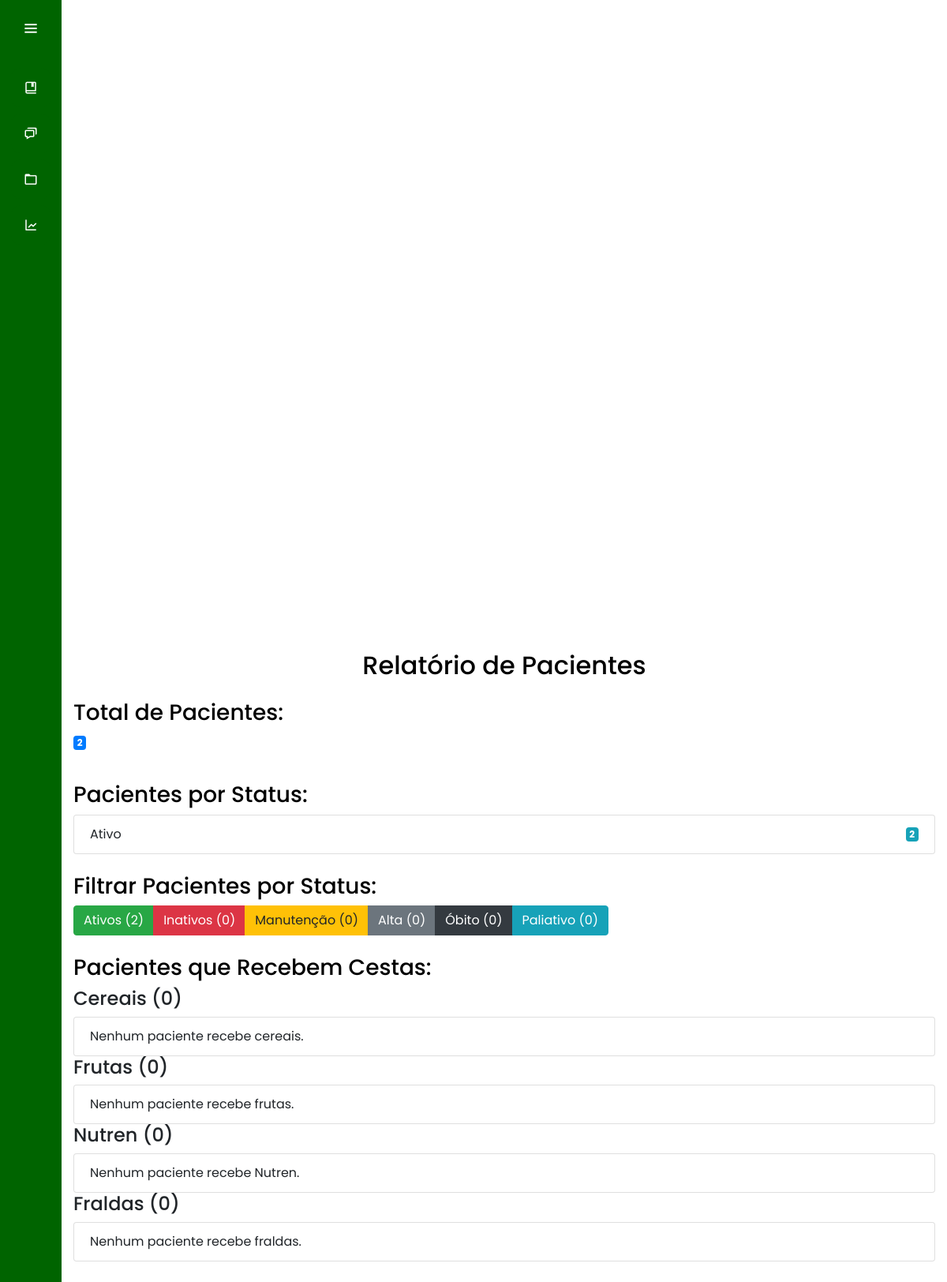
Page /pacientes/relatorios/ on the earlier database version.
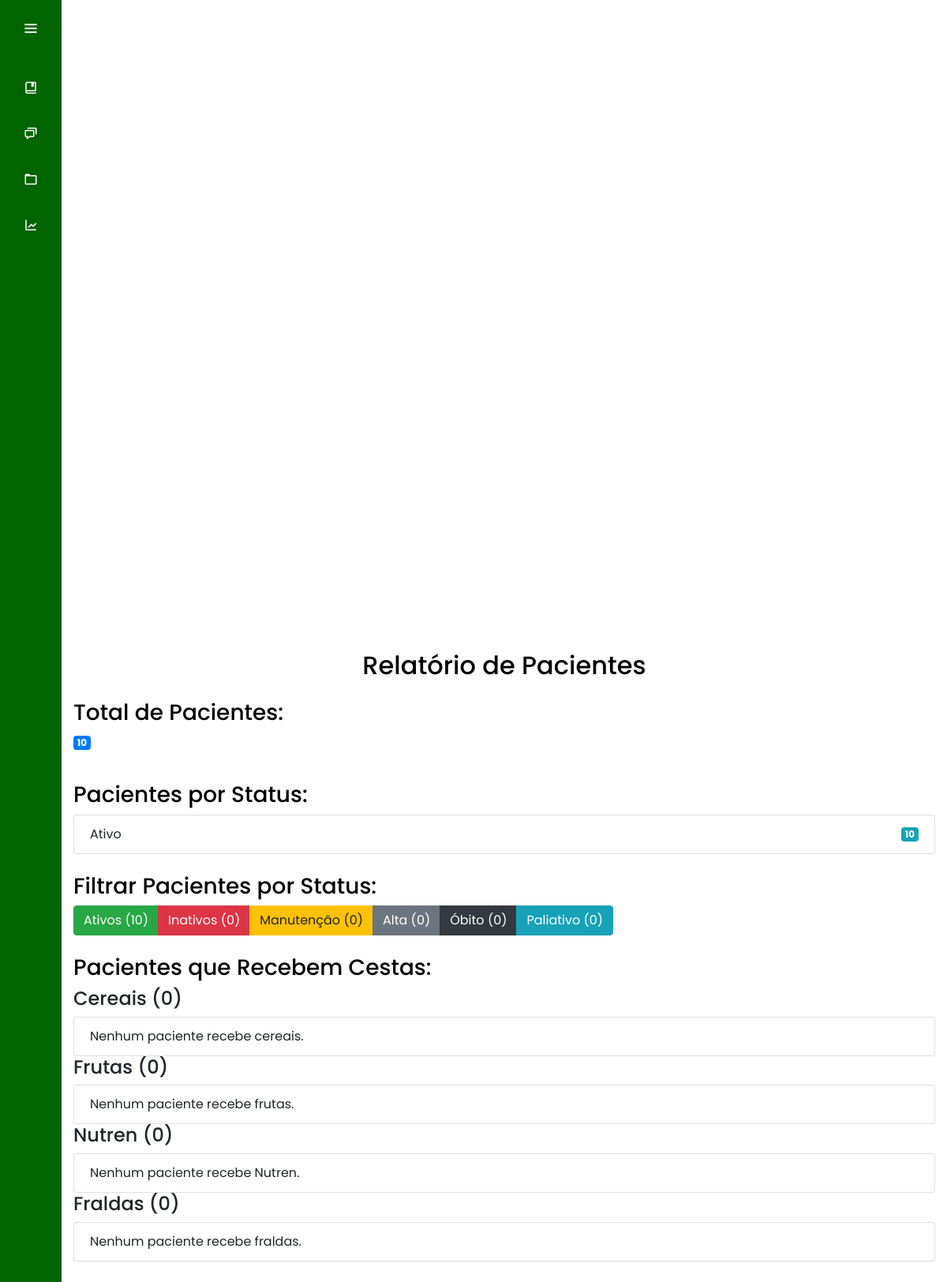
Same page on the later database version.
### pacientes/models.py (models this page shows, shortened)
class Paciente(models.Model):
    nome = models.CharField(max_length=50)
    sobrenome = models.CharField(max_length=50)
    cpf = models.CharField(max_length=12)
    endereco = models.CharField(max_length=100)  # Campo para endereço
    bairro = models.CharField(max_length=50)  # Campo para bairro
    telefone = models.CharField(max_length=15)  # Para aceitar formatos como (XX) XXXXX-XXXX
    data_nasc = models.DateField()  # Campo para data de nascimento
    sexo = models.CharField(max_length=1, choices=[('M', 'Masculino'), ('F', 'Feminino')])  # Escolha de gênero
    data_entrada = models.DateField()  # Campo para data de entrada
    status = models.CharField(
        max_length=20,
        choices=[
            ('Ativo', 'Ativo'),
            ('Inativo', 'Inativo'),
            ('Manutencao', 'Manutenção'),
            ('Alta', 'Alta'),
            ('Obito', 'Óbito'),
            ('Paleativo', 'Paleativo')
        ]
    )  # Status do paciente
    tipo_cancer = models.CharField(max_length=100, blank=True, null=True)  # Tipo de câncer
    observacao = models.TextField(blank=True, null=True)  # Observações adicionais

### pacientes/views.py (the view)
# urls.py: path('relatorios/', views.relatorios, name='relatorios'),  # Relatórios
def relatorios(request):
    status_counts = (
        Paciente.objects.values('status')
        .annotate(total=Count('id'))
        .order_by('-total')
    )
    pacientes_ativos = Paciente.objects.filter(status="Ativo")
    pacientes_inativos = Paciente.objects.filter(status="Inativo")
    pacientes_manutencao = Paciente.objects.filter(status="Manutencao")
    pacientes_alta = Paciente.objects.filter(status="Alta")
    pacientes_obito = Paciente.objects.filter(status="Obito")
    pacientes_paleativo = Paciente.objects.filter(status="Paleativo")
    pacientes_cereais = Paciente.objects.filter(cereais__cereais=True).distinct()
    pacientes_frutas = Paciente.objects.filter(cereais__frutas=True).distinct()
    pacientes_nutren = Paciente.objects.filter(cereais__nutren=True).distinct()
    pacientes_fraldas = Paciente.objects.filter(cereais__fraldas=True).distinct()
    total_pacientes = Paciente.objects.count()
    context = {
        'status_counts': status_counts,
        'pacientes_ativos': pacientes_ativos,
        'pacientes_inativos': pacientes_inativos,
        'pacientes_cereais': pacientes_cereais,
        'pacientes_frutas': pacientes_frutas,
        'pacientes_nutren': pacientes_nutren,
        'pacientes_fraldas': pacientes_fraldas,
        'total_pacientes': total_pacientes,
        'pacientes_manutencao': pacientes_manutencao,
        'pacientes_alta': pacientes_alta,
        'pacientes_obito': pacientes_obito,
        'pacientes_paleativo': pacientes_paleativo,
    }
    return render(request, 'relatorios.html', context)

### templates/relatorios.html (shortened to what this page needs)
{% extends "base.html" %}
{% load static %}
{% block content %}
<div class="container mt-4">
    <h2 class="text-center mb-4">Relatório de Pacientes</h2>
    <div class="total-pacientes">
        <h3>Total de Pacientes:</h3>
        <p class="badge badge-primary">{{ total_pacientes }}</p>
    </div>
    <div class="status-pacientes mt-4">
        <h3>Pacientes por Status:</h3>
        <ul class="list-group">
            {% for status in status_counts %}
            <li class="list-group-item d-flex justify-content-between align-items-center">
                {{ status.status }}
                <span class="badge badge-info">{{ status.total }}</span>
            </li>
            {% endfor %}
        </ul>
    </div>
    <div class="filter-pacientes mt-4">
        <h3>Filtrar Pacientes por Status:</h3>
        <div class="btn-group" role="group" aria-label="Filtrar Status">
            <button class="btn btn-success" onclick="toggleLista('ativos-lista')">
                Ativos ({{ pacientes_ativos|length }})
            </button>
            <button class="btn btn-danger" onclick="toggleLista('inativos-lista')">
                Inativos ({{ pacientes_inativos|length }})
            </button>
            <button class="btn btn-warning" onclick="toggleLista('manutencao-lista')">
                Manutenção ({{ pacientes_manutencao|length }})
            </button>
            <button class="btn btn-secondary" onclick="toggleLista('alta-lista')">
                Alta ({{ pacientes_alta|length }})
            </button>
            <button class="btn btn-dark" onclick="toggleLista('obito-lista')">
                Óbito ({{ pacientes_obito|length }})
            </button>
            <button class="btn btn-info" onclick="toggleLista('paleativo-lista')">
                Paliativo ({{ pacientes_paleativo|length }})
            </button>
        </div>
    </div>
    <div class="pacientes-cestas mt-4">
        <h3>Pacientes que Recebem Cestas:</h3>
        <div>
            <h4>Cereais ({{ pacientes_cereais|length }})</h4>
            <ul class="list-group">
                {% for paciente in pacientes_cereais %}
                <li class="list-group-item">{{ paciente.nome }} {{ paciente.sobrenome }}</li>
                {% empty %}
                <li class="list-group-item">Nenhum paciente recebe cereais.</li>
                {% endfor %}
            </ul>
        </div>
        <div>
            <h4>Frutas ({{ pacientes_frutas|length }})</h4>
            <ul class="list-group">
                {% for paciente in pacientes_frutas %}
                <li class="list-group-item">{{ paciente.nome }} {{ paciente.sobrenome }}</li>
                {% empty %}
                <li class="list-group-item">Nenhum paciente recebe frutas.</li>
                {% endfor %}
            </ul>
        </div>
        <div>
            <h4>Nutren ({{ pacientes_nutren|length }})</h4>
            <ul class="list-group">
                {% for paciente in pacientes_nutren %}
                <li class="list-group-item">{{ paciente.nome }} {{ paciente.sobrenome }}</li>
                {% empty %}
                <li class="list-group-item">Nenhum paciente recebe Nutren.</li>
                {% endfor %}
            </ul>
        </div>
        <div>
            <h4>Fraldas ({{ pacientes_fraldas|length }})</h4>
            <ul class="list-group">
                {% for paciente in pacientes_fraldas %}
                <li class="list-group-item">{{ paciente.nome }} {{ paciente.sobrenome }}</li>
                {% empty %}
                <li class="list-group-item">Nenhum paciente recebe fraldas.</li>
                {% endfor %}
            </ul>
        </div>
    </div>
</div>
{% endblock %}

### templates/base.html (shortened to what this page needs)
{% load static %}
<!doctype html>
<html lang="pt-BR">
  <head>
    <link rel="stylesheet" href="https://cdn.jsdelivr.net/npm/bootstrap@4.6.1/dist/css/bootstrap.min.css">
    <link rel="stylesheet" href="{% static 'general/css/base.css' %}">
    <link rel="stylesheet" href="{% static 'general/css/general.css' %}">
    <link href='https://unpkg.com/boxicons@2.0.7/css/boxicons.min.css' rel='stylesheet'>
  </head>
  <body>
    <div class="sidebar">
        <div class="logo-details">
            <i class='bx bx-menu' id="btn" ></i>
        </div>
        <ul class="nav-list">
          <li>
            <a href="{% url 'pacientes' %}">
              <i class='bx bx-book-bookmark'></i>
          </a>
        </li>
        <li>
            <a href="{% url 'adicionar_paciente' %}">
            <i class='bx bx-chat' ></i>
          </a>
        </li>
        <li>
         <a href="{% url 'att_paciente' %}">
            <i class='bx bx-folder' ></i>
          </a>
        </li>
        <li>
          <a href="{% url 'relatorios' %}">
            <i class='bx bx-line-chart'></i>
          </a>
        </li>
        </ul>
      </div>
      <section class="home-section">
      </section>
    <main class="home-section">
        {% block content %}{% endblock %}
    </main>
  </body>
</html>

### templates/static/general/css/base.css (style rules this page uses)
* { margin: 0; padding: 0; box-sizing: border-box; font-family: "Poppins" , sans-serif; }
.sidebar { position: fixed; left: 0; top: 0; height: 100%; width: 78px; background: var(--main-color); padding: 6px 14px; z-index: 99; transition: all 0.5s ease; }
.sidebar .logo-details { height: 60px; display: flex; align-items: center; position: relative; }
.sidebar .logo-details #btn { position: absolute; top: 50%; right: 0; transform: translateY(-50%); font-size: 22px; transition: all 0.4s ease; font-size: 23px; text-align: center; cursor: pointer; transition: all 0.5s ease; }
.sidebar i { color: #fff; height: 60px; min-width: 50px; font-size: 28px; text-align: center; line-height: 60px; }
.sidebar .nav-list { margin-top: 20px; height: 100%; }
.sidebar li { position: relative; margin: 8px 0; list-style: none; }
.sidebar li a { display: flex; height: 100%; width: 100%; border-radius: 12px; align-items: center; text-decoration: none; transition: all 0.4s ease; background: var(--main-color); }
.sidebar li i { height: 50px; line-height: 50px; font-size: 18px; }
.home-section { position: relative; min-height: 100vh; top: 0; background: white; left: 78px; width: calc(100% - 78px); transition: all 0.5s ease; z-index: 2; padding: 0; margin: 0; }
h2, h3 { color: black; }
body { margin: 0; padding: 0; }

### templates/static/general/css/general.css (style rules this page uses)
:root { --main-color: #006400; --dark-color: #32CD32; --light-color: #006400; --contrast-color: #006400; --differential-color: #9ACD32; }

Differences in the rows shown:
removed Paciente: status "Ativo", total "2"
added Paciente: status "Ativo", total "10"
Other differences:
{{ total_pacientes }}: "2" → "10"
{{ pacientes_ativos|length }}: "2" → "10"
